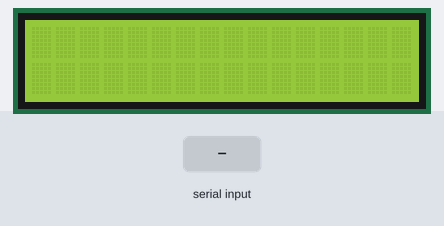
Bench run of a sketch on a simulated Arduino Uno, built with avr-gcc and run on an emulated ATmega328P. On the bench: 16×2 character LCD. Inputs (shaded band) come from the test bench. What the sketch prints to the serial monitor is not drawn.

Above: at 1.2 s.
1.3 s: "1" received over Serial
At 3.31 s:
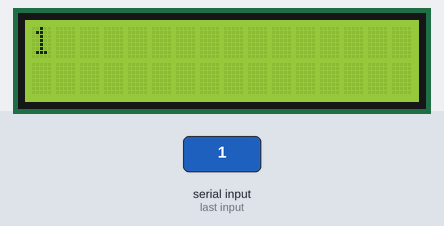
Timing chart, 0 to 4.8 s (numbered marks = the images above; inputs shaded):
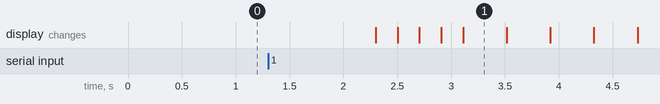

Measured:
- after the input at 1.3 s, the display: changes after 1.0 s (image 1)
- what the display in image 1 shows lasts 0.4 s, from 3.1 s to 3.5 s

The sketch:

Emb_deber1_cxLCD.ino
```cpp
/* 1.- Realizar un sistema que ingrese por cx una palabra y se visualice
 * en una LCD. Además, realice un rotación de letras dentro la LCD.
*/
#include <LiquidCrystal.h> //librería  LCD
LiquidCrystal lcd(12,11,10,9,8,7);//RS,EN,D4,D5,D6,D7
String dato; // recibir el dato de cx serial
int tam; // tamaño del dato
int i=0;
int j=0;
void setup() {
  lcd.begin(16,2);  //seleccionar dimensión de LCD
  Serial.begin(9600);//inicializo cx serial
  Serial.println("INGRESE PALABRA: "); //mensaje al inicio del programa
}
void loop() {

  if(Serial.available()>0) // verifico si hay dato disponible
  {
    dato=Serial.readString(); // leer dato
    //Serial.println(dato);// Imprimr en la consola el dato recibido
    tam=dato.length();//determinar el tamaño del dato
    Serial.println(tam);// Imprimir el tamaño del dato
   // lcd.print(dato);// imprimir "dato" en la LCD
    char vector[tam+1];//crear el vector tipo char
    dato.toCharArray(vector,tam+1);//asignar el String al vector

    for(;i<tam+1;i++)//recorrer el vector ascendentemente de aucerdo al tamaño
    {
      // Serial.println(vector[i]);//imprimir el dato pasado a  vector
       lcd.setCursor(i,0);
       lcd.print(vector[i]);//imprimir en la LCD el dato pasado a vector
       delay(200);//espera de 2s
       lcd.clear();//limpiar LCD
     //Serial.println(i);
     }
    for(;i<=tam+1;i--)//recorrer el vector descendentemente de aucerdo al tamaño
    {
      //Serial.println(vector[i]);//imprimir el dato pasado a  vector
        lcd.setCursor(i,0);//posición de comienzo LCD
        lcd.print(vector[i]);//imprimir en la LCD el dato pasado a vector
        delay(200);//espera de 2s
        lcd.clear();//limpiar LCD
      //Serial.println(i);
        if(i==0)
          {
            for(;i<tam+1;i++)//recorrer el vector ascendentemente de aucerdo al tamaño
              {
              //Serial.println(vector[i]);//imprimir el dato pasado a  vector
                lcd.setCursor(i,0);
                lcd.print(vector[i]);//imprimir en la LCD el dato pasado a vector
                delay(200);//espera de 2s
                lcd.clear();//limpiar LCD
              //Serial.println(i);
               }
           }
     }
  }
}
```
